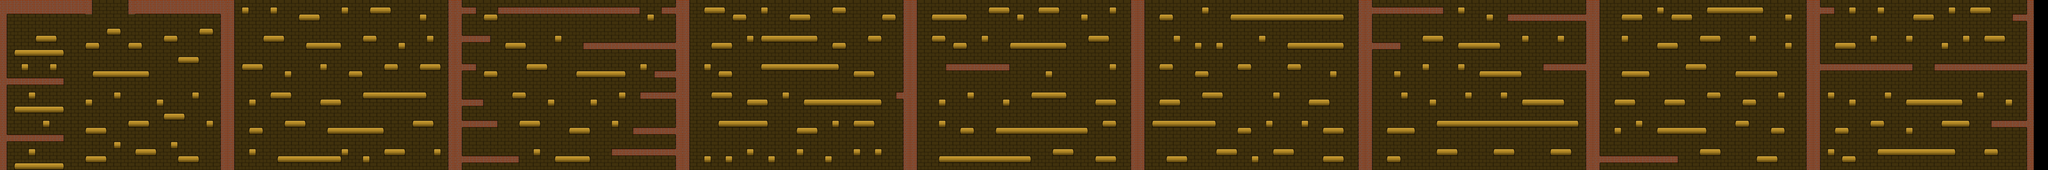

The image is a tile-based game level rendered from a .tmx file. Its description and source (layers, tilesets, objects; grid data summarised) follow:
An orthogonal 288x24 tile map with 32x32 px tiles, 4 tile layers (Background, Decoration, Walls, Platforms), 1 hidden layer not drawn, 2 tilesets and 320 objects (231x PLATFORM, 89x WALL).

<map version="1.2" tiledversion="1.2.5" orientation="orthogonal" renderorder="right-down" width="288" height="24" tilewidth="32" tileheight="32" infinite="0" nextlayerid="7" nextobjectid="338">
 <tileset firstgid="1" name="Tileset" tilewidth="32" tileheight="32" spacing="1" margin="1" tilecount="49" columns="7">
  <image source="Tileset.png" width="256" height="256" />
 </tileset>
 <tileset firstgid="50" source="meta.tsx" />
 <layer id="1" name="Background" width="288" height="24" locked="1">
  <data>[6912 cells, 6864 non-empty, 1 distinct tile ids]</data>
 </layer>
 <layer id="4" name="Decoration" width="288" height="24" locked="1">
  <data>[6912 cells, 0 non-empty, 0 distinct tile ids]</data>
 </layer>
 <layer id="2" name="Walls" width="288" height="24" locked="1">
  <data>[6912 cells, 667 non-empty, 7 distinct tile ids]</data>
 </layer>
 <layer id="3" name="Platforms" width="288" height="24" locked="1">
  <data>[6912 cells, 632 non-empty, 4 distinct tile ids]</data>
 </layer>
 <objectgroup id="5" name="Colliders">
  <object id="1" name="PLATFORM" x="65" y="224" width="222" height="30" />
  <object id="4" name="WALL" x="-1" y="649" width="32" height="114" />
  <object id="5" name="WALL" x="0" y="1.5" width="414" height="64" />
  <object id="6" name="WALL" x="577" y="0" width="414" height="64" />
  <object id="7" name="WALL" x="991" y="644" width="63" height="118" />
  <object id="8" name="WALL" x="32" y="351" width="256" height="35" />
  <object id="9" name="WALL" x="31" y="607.5" width="256" height="35" />
  <object id="18" name="WALL" x="2080.5" y="31" width="63" height="32" />
  <object id="19" name="WALL" x="2081.5" y="160" width="126" height="32" />
  <object id="20" name="WALL" x="2080.5" y="290" width="63" height="32" />
  <object id="21" name="WALL" x="2081.5" y="448" width="93" height="32" />
  <object id="22" name="WALL" x="2975.5" y="32" width="63" height="32" />
  <object id="23" name="WALL" x="2943.5" y="320" width="95" height="32" />
  <object id="24" name="WALL" x="2081" y="544" width="158" height="32" />
  <object id="25" name="WALL" x="2079.33" y="704" width="256.5" height="32" />
  <object id="26" name="WALL" x="2880.25" y="416" width="161.5" height="32" />
  <object id="27" name="WALL" x="2848.75" y="575.5" width="192.5" height="32" />
  <object id="28" name="WALL" x="2752.75" y="671" width="289" height="32" />
  <object id="29" name="WALL" x="2624.5" y="192" width="416.5" height="32" />
  <object id="30" name="WALL" x="2240.75" y="31.5" width="638" height="32" />
  <object id="31" name="WALL" x="4256.08" y="287.333" width="287.167" height="32" />
  <object id="32" name="WALL" x="4032.75" y="416" width="32.5003" height="32" />
  <object id="33" name="WALL" x="6785.75" y="62.6667" width="348.5" height="32" />
  <object id="34" name="WALL" x="6176.42" y="33" width="320.5" height="32" />
  <object id="35" name="WALL" x="6946.75" y="287.667" width="185.833" height="32" />
  <object id="36" name="WALL" x="6176.75" y="192.667" width="128.5" height="32" />
  <object id="37" name="WALL" x="7201.75" y="704.333" width="349.833" height="32" />
  <object id="38" name="WALL" x="8964.75" y="544.333" width="152.5" height="32" />
  <object id="39" name="WALL" x="8708.08" y="287" width="411.166" height="32" />
  <object id="40" name="WALL" x="8192.75" y="288.667" width="411.166" height="32" />
  <object id="41" name="WALL" x="9057.42" y="64.6667" width="57.8327" height="32" />
  <object id="42" name="WALL" x="8193.75" y="31.3333" width="57.8327" height="32" />
  <object id="43" name="PLATFORM" x="64" y="481.667" width="222" height="30" />
  <object id="44" name="PLATFORM" x="64.3333" y="737" width="222" height="30" />
  <object id="45" name="PLATFORM" x="2593.67" y="321" width="222" height="30" />
  <object id="46" name="PLATFORM" x="3232" y="545.667" width="222" height="30" />
  <object id="47" name="PLATFORM" x="7457.67" y="577.667" width="222" height="30" />
  <object id="48" name="PLATFORM" x="415.667" y="321.667" width="254" height="30" />
  <object id="49" name="PLATFORM" x="1473.67" y="577.667" width="254" height="30" />
  <object id="50" name="PLATFORM" x="3425.67" y="162" width="254" height="30" />
  <object id="51" name="PLATFORM" x="4545.67" y="193" width="254" height="30" />
  <object id="52" name="PLATFORM" x="5793.33" y="192.333" width="254" height="30" />
  <object id="53" name="PLATFORM" x="7681.67" y="33.3333" width="254" height="30" />
  <object id="54" name="PLATFORM" x="8577.33" y="448" width="254" height="30" />
  <object id="55" name="PLATFORM" x="1249" y="705" width="286" height="30" />
  <object id="56" name="PLATFORM" x="1631.33" y="416.333" width="286" height="30" />
  <object id="57" name="PLATFORM" x="3426.33" y="289" width="348.667" height="30" />
  <object id="58" name="PLATFORM" x="3617.67" y="447.667" width="348.667" height="30" />
  <object id="59" name="PLATFORM" x="5188.33" y="544.333" width="282" height="30" />
  </objectgroup>
 <layer id="6" name="Navigation" width="288" height="24" visible="0" locked="1">
  <properties>
   <property name="Navigation" type="int" value="1" />
  </properties>
  <data>[6912 cells, 667 non-empty, 1 distinct tile ids]</data>
 </layer>
</map>
<!-- 271 of 320 objects omitted -->
